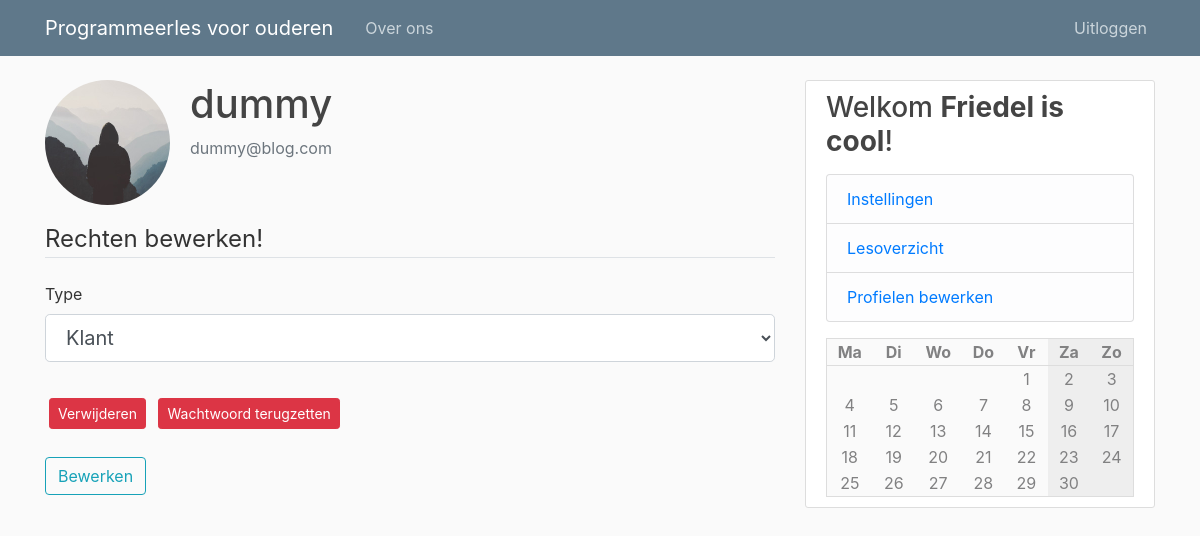
Before: /admin/2 (signed in) with the older database file.
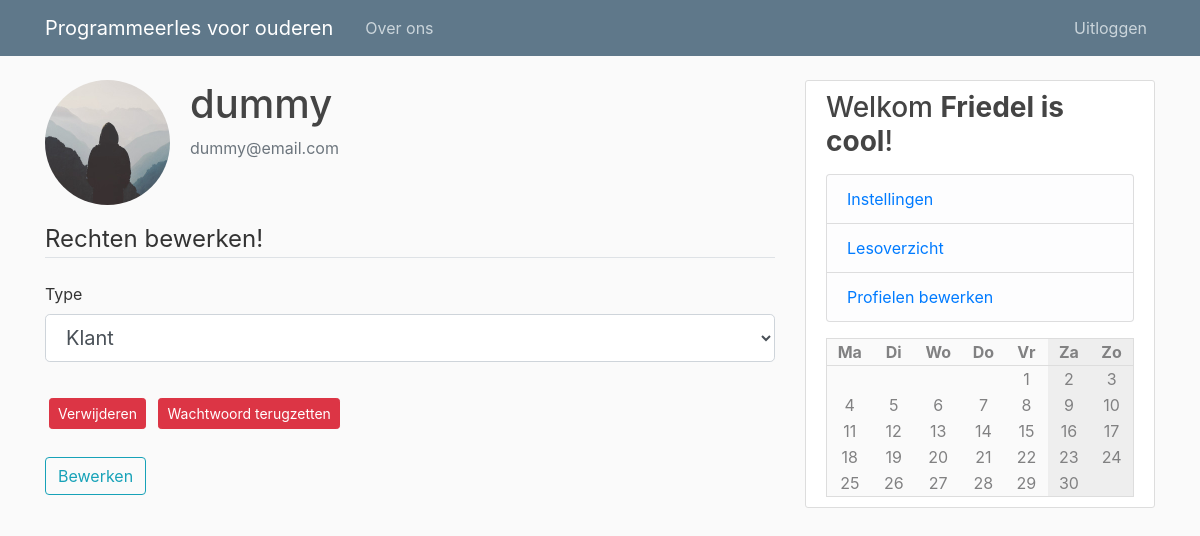
After: the same page with the newer database file.
### pgmles/models.py (models this page shows, shortened)
class User(db.Model, UserMixin):
    id = db.Column(db.Integer, primary_key=True)
    type = db.Column(db.String(6), nullable=False, default="client")
    username = db.Column(db.String(20), unique=True, nullable=False)
    email = db.Column(db.String(120), unique=True, nullable=False)
    image_file = db.Column(db.String(20), nullable=False, default='default.jpg')
    password = db.Column(db.String(60), nullable=False)

### pgmles/routes.py (the view)
@app.route("/admin/<int:user_id>", methods=['GET','POST'])
@login_required
def admin_user(user_id):
    if current_user.type != "admin":
        abort(403)
    form = AdminForm()
    user = User.query.filter_by(id=user_id).first()
    image_file = url_for('static', filename='profile_pics/' + user.image_file)
    if form.validate_on_submit():
        user.type = form.type.data
        db.session.commit()
        flash(f'De gebruiker {user.username} is nu een {user.type}', 'success')
        return redirect(url_for('admin'))
    elif request.method == 'GET':
        form.type.data = user.type
    return render_template('admin_user.html', calendar=make_calendar(), form=form, user=user, image_file=image_file)

### pgmles/forms.py
class AdminForm(FlaskForm):
    type = SelectField('Type',  choices=[('client', 'Klant'), ('teacher', 'Docent'), ('admin', 'Administrator')])
    submit = SubmitField('Bewerken')

### pgmles/models.py (called while the page is built)
@login_manager.user_loader
def load_user(user_id):
    return User.query.get(int(user_id))

### pgmles/routes.py (called while the page is built)
def make_calendar():
    weekdays = list(enumerate(['Ma', 'Di', 'Wo', 'Do', 'Vr', 'Za', 'Zo']))
    courses = [ None, None, None, None, None, None, None ]
    if current_user.is_authenticated:
        subscriptions = [ cm.course_id for cm in CourseMember.query.filter_by(user_id=current_user.id) ]
        courses = [ ' +\n'.join([ c.name for c in Course.query.filter_by(weekday=i) if c.id in subscriptions ]) for i in range(7) ]
    today = datetime.today()
    m = Month()
    rows = []
    for days in m.monthdayscalendar(today.year, today.month):
        rows.append([ (i, d, courses[i]) for i, d in enumerate(days) ])
    return { 'weekdays': weekdays, 'rows': rows }

### pgmles/templates/admin_user.html (shortened to what this page needs)
{% extends "layout.html" %}
{% block content %}
    <div class="media">
        <img class="rounded-circle account-img" src="{{ image_file }}">
        <div class="media-body">
        <h2 class="account-heading">{{ user.username }}</h2>
        <p class="text-secondary">{{ user.email }}</p>
        </div>
    </div>
    <form method="POST" action="">
        <fieldset class="form-group">
            <legend class="border-bottom mb-4">Rechten bewerken!</legend>
            <div class="form-group">
                {{ form.type.label(class="form-control-label") }}
                {% if form.type.errors %}
                    {{ form.type(class="form-control form-control-lg is-invalid") }}
                    <div class="invalid-feedback">
                        {% for error in form.type.errors %}
                            <span>{{ error }}</span>
                        {% endfor %}
                    </div>
                {% else %}
                    {{ form.type(class="form-control form-control-lg") }}
                {% endif %}
            </div>
        </fieldset>
        <div class="form-group">
            <button type="button" class="btn btn-danger btn-sm m-1" data-toggle="modal" data-target="#deleteModal">Verwijderen</button>
            <a class="btn btn-danger btn-sm m-1" href="{{ url_for('reset_user', user_id=user.id) }}">Wachtwoord terugzetten</a>
            <br><br>
            {{ form.submit(class="btn btn-outline-info") }}
        </div>
    </form>
{% endblock content %}

Changed rows visible on the page:
changed User "dummy": email "dummy@blog.com" → "dummy@email.com"
